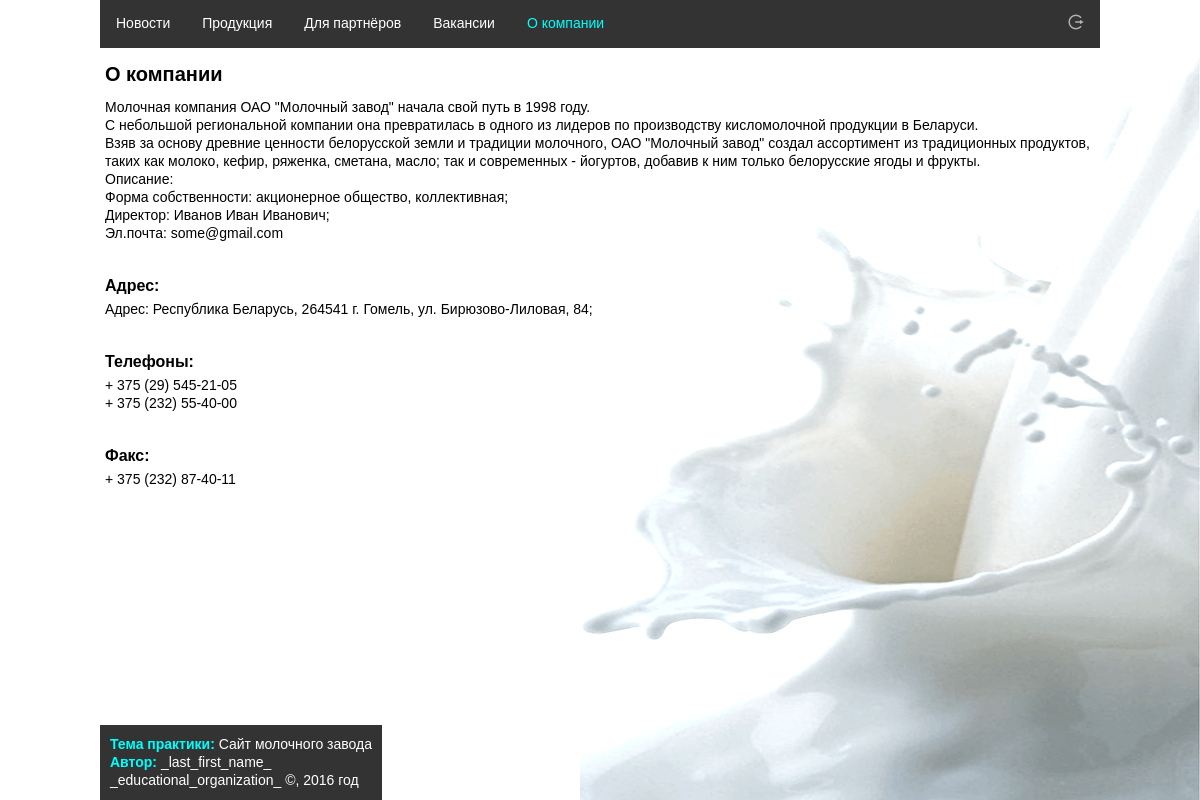
The page /php-scripts/about on the database its author committed.
### tables this page shows
CREATE TABLE about (
   id INT UNSIGNED AUTO_INCREMENT NOT NULL,
   description VARCHAR(5000) NOT NULL,
   address VARCHAR(255) NOT NULL,
   phone1 VARCHAR(255),
   phone2 VARCHAR(255),
   phone3 VARCHAR(255),
   fax VARCHAR(255),
  PRIMARY KEY (id)
);

### php-scripts/db/db.php (called while the page is built, shortened)
<?php
class DB
{
    private $connection;
    private static $instance = null;
    public static function getInstance(){
        if(self::$instance === null){
            self::$instance = new DB();
            self::$instance->DBConnection();
        }
        return self::$instance;
    }
    private function DBConnection(){
        $this->connection = new PDO('mysql:dbname='.DB_NAME.';host='.DB_HOST.';port='.DB_PORT.
            ';charset='.DB_CHAR, DB_USER, DB_PASS);
    }
    private function getQueryMetadata($query, $parameters){
        $final_query_string = $query;
        return array ('parameters' => $parameters, 'final_query_string' => $final_query_string);
    }
    public function executeQuery($query, $parameters = array()){
        $query_metadata = $this->getQueryMetadata($query, $parameters);
        $parameters = $query_metadata['parameters'];
        $this->statement = $this->connection->prepare($query);
        $res = $this->statement->execute();
        $err = $this->statement->errorInfo();
        $final_data['stmt'] = $this->statement;
        $final_data['rows'] = ($res !== FALSE) ? $this->statement->rowCount() : -1;
        $final_data['cols'] = ($res !== FALSE) ? $this->statement->columnCount() : -1;
        $final_data['errn'] = $err[1];
        $final_data['errt'] = $err[2];
        return $final_data;
    }
}

### php-scripts/inc/about/about.php (called while the page is built)
<?php
try {
    $r = DB::getInstance()->executeQuery("SELECT id, description, address, phone1, phone2, phone3, fax FROM about;");
    if ($r['rows'] !== 0) {
        $about = $r['stmt']->fetchAll(PDO::FETCH_ASSOC);
    }
} catch (Exception $e) {
    $_SESSION["errormsg"] = $e->getMessage();
}

### php-scripts/tpl/tpl-about/about.tpl.php (the view, shortened to what this page needs)
<h1>О компании</h1>
<?php if (isset($about[0])) { ?>
    <div class="section">
        <div><?= $about[0]['description'] ?></div>
    </div>
    <div class="section">
        <h2>Адрес:</h2>
        <div><?= $about[0]['address'] ?></div>
    </div>
    <div class="section">
        <h2>Телефоны:</h2>
        <div><?= $about[0]['phone1'] ?></div>
        <div><?= $about[0]['phone2'] ?></div>
    </div>
    <div class="section">
        <h2>Факс:</h2>
        <div><?= $about[0]['fax'] ?></div>
    </div>
<?php } ?>

### php-scripts/tpl/css/style.css (style rules this page uses)
html, body, div, span, applet, object, iframe, h1, h2, h3, h4, h5, h6, p, blockquote, pre, a, abbr, acronym, address, big, cite, code, del, dfn, em, img, ins, kbd, q, s, samp, small, strike, strong, sub, sup, tt, var, b, u, i, center, dl, dt, dd, ol, ul, li, fieldset, form, label, legend, table, caption, tbody, tfoot, thead, tr, th, td, article, aside, canvas, details, embed, figure, figcaption, footer, header, hgroup, menu, nav, output, ruby, section, summary, time, mark, audio, video { margin: 0; padding: 0; border: 0; font-size: 100%; font: inherit; vertical-align: baseline; }
body { line-height: 1; }
html { height: 100%; }
body { font: 14px/18px Arial, sans-serif; width: 100%; height: 100%; background: url("../images/background.png") no-repeat right bottom; background-attachment: fixed; }
.content h1 { margin: 15px 5px; font-size: 20px; font-weight: bold; }
.content h2 { margin: 10px 0 5px; font-size: 16px; font-weight: bold; }
.content .section { margin: 15px 5px 35px; }

### rows shown on the page
about: description "Молочная компания ОАО \"Молочный завод\" начала свой путь в 1998 году. С небольшой региональной компании она превратилась в одного из лидеров по производству кисломолочной продукции в Беларуси. Взяв за основу древние ценности белорусской земли и традиции молочного, ОАО \"Молочный завод\" создал ассортимент из традиционных продуктов, таких как молоко, кефир, ряженка, сметана, масло; так и современных - йогуртов, добавив к ним только белорусские ягоды и фрукты. Описание: Форма собственности: акционерное общество, коллективная; Директор: Иванов Иван Иванович; Эл.почта: some@gmail.com", address "Адрес: Республика Беларусь, 264541 г. Гомель, ул. Бирюзово-Лиловая, 84;", phone1 "+ 375 (29) 545-21-05", phone2 "+ 375 (232) 55-40-00", fax "+ 375 (232) 87-40-11"
